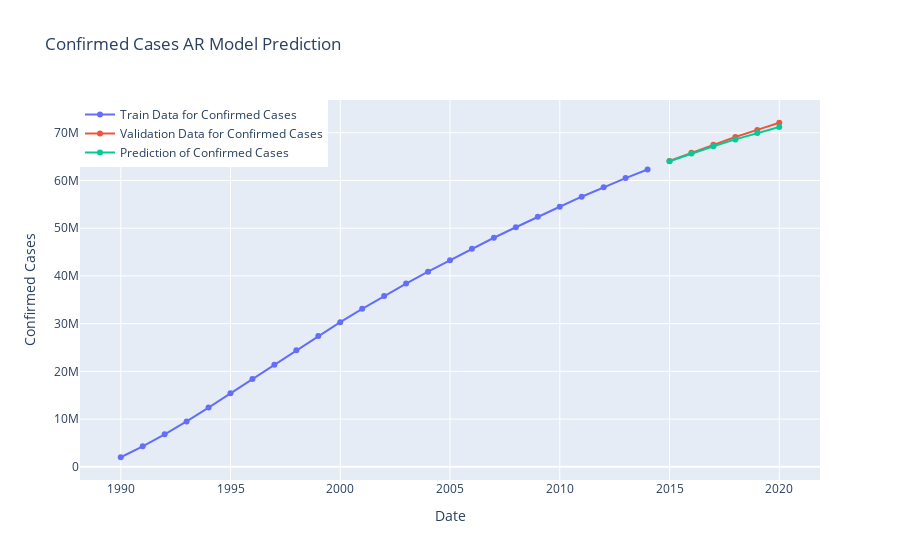

Notebook code for this chart:
### Code cell
fig=go.Figure()
fig.add_trace(go.Scatter(x=model_train["ds"], y=model_train["y"],
                    mode='lines+markers',name="Train Data for Confirmed Cases"))
fig.add_trace(go.Scatter(x=valid["ds"], y=valid["y"],
                    mode='lines+markers',name="Validation Data for Confirmed Cases",))
fig.add_trace(go.Scatter(x=valid["ds"], y=y_pred["AR Model Prediction"],
                    mode='lines+markers',name="Prediction of Confirmed Cases",))
fig.update_layout(title="Confirmed Cases AR Model Prediction",
                 xaxis_title="Date",yaxis_title="Confirmed Cases",legend=dict(x=0,y=1,traceorder="normal"))
fig.show()

### Figure 1 — Plotly figure (JSON) as saved in the notebook; plotly's stock layout.template omitted (floating-point values rounded to 4 significant figures)
{"data": [{"mode": "lines+markers", "name": "Train Data for Confirmed Cases", "type": "scatter", "x": [1990, 1991, 1992, 1993, 1994, 1995, 1996, 1997, 1998, 1999, 2000, 2001, 2002, 2003, 2004, 2005, 2006, 2007, 2008, 2009, 2010, 2011, 2012, 2013, 2014], "y": [2000000, 4300000, 6800000, 9500000, 12400000, 15400000, 18400000, 21400000, 24400000, 27400000, 30300000, 33100000, 35800000, 38400000, 40900000, 43300000, 45700000, 48000000, 50200000, 52400000, 54500000, 56600000, 58600000, 60500000, 62300000]}, {"mode": "lines+markers", "name": "Validation Data for Confirmed Cases", "type": "scatter", "x": [2015, 2016, 2017, 2018, 2019, 2020], "y": [64100000, 65800000, 67500000, 69100000, 70600000, 72100000]}, {"mode": "lines+markers", "name": "Prediction of Confirmed Cases", "type": "scatter", "x": [2015, 2016, 2017, 2018, 2019, 2020], "y": [64020000.0, 65640000.0, 67170000.0, 68610000.0, 69960000.0, 71210000.0]}], "layout": {"legend": {"traceorder": "normal", "x": 0, "y": 1}, "title": {"text": "Confirmed Cases AR Model Prediction"}, "xaxis": {"title": {"text": "Date"}}, "yaxis": {"title": {"text": "Confirmed Cases"}}}}
